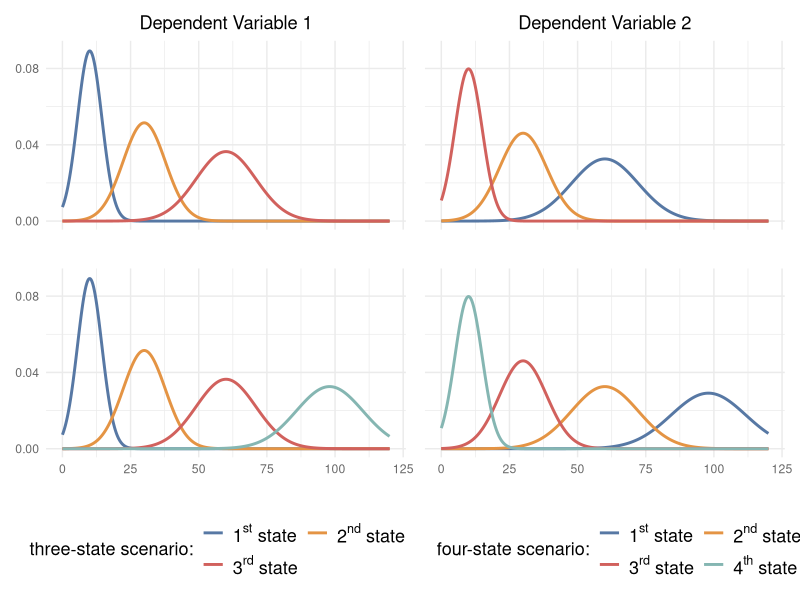

Write R code to recreate this figure.
library(patchwork)
library(ggplot2)
library(tidyverse)
colors=tibble(blue="#5778a4",
              orange="#e49444",
              red="#d1615d",
              teal="#85b6b2",
              green="#6a9f58",
              yellow="#e7ca60",
              purple="#a87c9f",
              pink="#f1a2a9",
              brown="#967662",
              grey="#b8b0ac")
my_grey_text="#696969"


#plot 1a
cols <- c("col1" = colors$blue, "col2" = colors$orange, "col3" = colors$red, "col4"=colors$teal)
datay<-dnorm(seq(0,120,0.05), mean= 30,sd = sqrt(60))
data<-data.frame(x=seq(0,120,0.05),y1=datay,y2=dnorm(seq(0,120,0.05), mean= 60,sd = sqrt(120)))
plot1a<-ggplot(data=data,aes(x=x,y=y1))+geom_line(size=1,aes(color="col1"))+geom_line(size=1,aes(y=y2,color="col2"))+
  theme_minimal()+xlim(c(0,120))+ggtitle("Dependent Variable 1")+
  labs(x = "",
       y = "",
       color = "two-state scenario:") +
  scale_color_manual(values = cols,
                     labels=c(expression(1^"st"~"state" ),expression(2^"nd"~"state" )))+
  scale_y_continuous(limits=c(0,0.055),breaks=c(0,0.02,0.04))+
  theme(axis.text.x = element_blank(),
        axis.ticks.x = element_blank(),
        axis.title.y = element_blank(),
        axis.text.y = element_text(colour=rep("#696969",3)),
        plot.title = element_text(hjust = 0.5),
        legend.position = c(.95, .95),
        legend.justification = c("right", "top"),
        legend.box.just = "right",
        legend.margin = margin(7, 6, 6, 6),legend.text = element_text(size = 10, colour = "black"))+
  guides(color=guide_legend(nrow=2, byrow=TRUE))

#plot 1b
datay<-dnorm(seq(0,120,0.05), mean= 60,sd = sqrt((120+0.25*120)))
data<-data.frame(x=seq(0,120,0.05),y1=datay,y2=dnorm(seq(0,120,0.05), mean= 30,sd = sqrt((60+0.25*60))))
plot1b<-ggplot(data=data,aes(x=x,y=y1))+geom_line(size=1,aes(color="col1"))+geom_line(size=1,aes(y=y2,color="col2"))+
  theme_minimal()+xlim(c(0,120))+ggtitle("Dependent Variable 2")+#+ggtitle("Dwell time distributions")
  labs(x = "",
       y = "",
       color = "two-state scenario:") +
  scale_color_manual(values = cols,
                     labels=c(expression(1^"st"~"state" ),expression(2^"nd"~"state" )))+
  scale_y_continuous(limits=c(0,0.055),breaks=c(0,0.02,0.04))+
  theme(axis.text.x = element_blank(),
        axis.ticks.x = element_blank(),
        plot.title = element_text(hjust = 0.5),
        axis.title.y = element_blank(),
        axis.text.y = element_blank(),
        legend.position = c(.95, .95),
        legend.justification = c("right", "top"),
        legend.box.just = "right",
        legend.margin = margin(7, 6, 6, 6),legend.text = element_text(size = 10, colour = "black"))+
  guides(color=guide_legend(nrow=2, byrow=TRUE))

#plot 2a
cols <- c("col1" = colors$blue, "col2" = colors$orange, "col3" = colors$red, "col4"=colors$teal)
datay<-dnorm(seq(0,120,0.05), mean= 10,sd = sqrt(20))
data<-data.frame(x=seq(0,120,0.05),y1=datay,y2=dnorm(seq(0,120,0.05), mean= 30,sd = sqrt(60)),y3=dnorm(seq(0,120,0.05), mean= 60,sd = sqrt(120)))
plot2a<-ggplot(data=data,aes(x=x,y=y1))+geom_line(size=1,aes(color="col1"))+geom_line(size=1,aes(y=y2,color="col2"))+geom_line(size=1,aes(y=y3,color="col3"))+
  scale_y_continuous(limits=c(0,0.09),breaks=c(0,0.04,0.08))+ggtitle("Dependent Variable 1")+
  theme_minimal()+xlim(c(0,120))+
  labs(x = "",
       y = "",
       color = "three-state scenario:") +
  scale_color_manual(values = cols,
                     labels=c(expression(1^"st"~"state" ),expression(2^"nd"~"state" ),expression(3^"rd"~"state" )))+
  theme(axis.text.x = element_blank(),
        axis.ticks.x = element_blank(),
        axis.title.y = element_blank(),
        plot.title = element_text(hjust = 0.5),
        axis.text.y = element_text(colour=rep("#696969",3)),
        legend.position = c(.95, .95),
        legend.justification = c("right", "top"),
        legend.box.just = "right",
        legend.margin = margin(7, 6, 6, 6),legend.text = element_text(size = 10, colour = "black"))+
  guides(color=guide_legend(nrow=2, byrow=TRUE))

#plot 2b
datay<-dnorm(seq(0,120,0.05), mean= 60,sd = sqrt((120+0.25*120)))
data<-data.frame(x=seq(0,120,0.05),y1=datay,y2=dnorm(seq(0,120,0.05), mean= 30,sd = sqrt((60+0.25*60))),y3=dnorm(seq(0,120,0.05), mean= 10,sd = sqrt((20+0.25*20))))
plot2b<-ggplot(data=data,aes(x=x,y=y1))+geom_line(size=1,aes(color="col1"))+geom_line(size=1,aes(y=y2,color="col2"))+geom_line(size=1,aes(y=y3,color="col3"))+
  scale_y_continuous(limits=c(0,0.09),breaks=c(0,0.04,0.08))+
  theme_minimal()+xlim(c(0,120))+ggtitle("Dependent Variable 2")+#+ggtitle("Dwell time distributions")
  labs(x = "",
       y = "",
       color = "three-state scenario:") +
  scale_color_manual(values = cols,
                     labels=c(expression(1^"st"~"state" ),expression(2^"nd"~"state" ),expression(3^"rd"~"state" )))+
  theme(axis.text.x = element_blank(),
        plot.title = element_text(hjust = 0.5),
        axis.ticks.x = element_blank(),
        axis.title.y = element_blank(),
        axis.text.y = element_blank(),
        legend.position = c(.95, .95),
        legend.justification = c("right", "top"),
        legend.box.just = "right",
        legend.margin = margin(7, 6, 6, 6),legend.text = element_text(size = 10, colour = "black"))+
  guides(color=guide_legend(nrow=2, byrow=TRUE))

#plot 3a
cols <- c("col1" = colors$blue, "col2" = colors$orange, "col3" = colors$red, "col4"=colors$teal)
datay<-dnorm(seq(0,120,0.05), mean= 10,sd = sqrt(20))
data<-data.frame(x=seq(0,120,0.05),y1=datay,y2=dnorm(seq(0,120,0.05), mean= 30,sd = sqrt(60)),y3=dnorm(seq(0,120,0.05), mean= 60,sd = sqrt(120)),y4=dnorm(seq(0,120,0.05), mean= 98,sd = sqrt(150)))
plot3a<-ggplot(data=data,aes(x=x,y=y1))+geom_line(size=1,aes(color="col1"))+geom_line(size=1,aes(y=y2,color="col2"))+geom_line(size=1,aes(y=y3,color="col3"))+geom_line(size=1,aes(y=y4,color="col4"))+
  scale_y_continuous(limits=c(0,0.09),breaks=c(0,0.04,0.08))+
  theme_minimal()+xlim(c(0,120))+#+ggtitle("Dwell time distributions")
  labs(x = "",
       y = "",
       color = "four-state scenario:") +
  scale_color_manual(values = cols,
                     labels=c(expression(1^"st"~"state" ),expression(2^"nd"~"state" ),expression(3^"rd"~"state" ),expression(4^"th"~"state" )))+
  theme(axis.text.x = element_text(colour="#696969"),
        axis.ticks.x = element_blank(),
        axis.title.y = element_blank(),
        axis.text.y = element_text(colour=rep("#696969",3)),
        legend.position = c(.95, .95),
        legend.justification = c("right", "top"),
        legend.box.just = "right",
        legend.margin = margin(7, 6, 6, 6),legend.text = element_text(size = 10, colour = "black"))+
  guides(color=guide_legend(nrow=2, byrow=TRUE))

#plot 3b
datay<-dnorm(seq(0,120,0.05), mean= 98,sd = sqrt((150+0.25*150)))
data<-data.frame(x=seq(0,120,0.05),y1=datay,y2=dnorm(seq(0,120,0.05), mean= 60,sd = sqrt((120+0.25*120))), y3=dnorm(seq(0,120,0.05), mean= 30,sd = sqrt((60+0.25*60))),y4=dnorm(seq(0,120,0.05), mean= 10,sd = sqrt((20+0.25*20))))
plot3b<-ggplot(data=data,aes(x=x,y=y1))+geom_line(size=1,aes(color="col1"))+geom_line(size=1,aes(y=y2,color="col2"))+geom_line(size=1,aes(y=y3,color="col3"))+geom_line(size=1,aes(y=y4,color="col4"))+
  scale_y_continuous(breaks=c(0,0.04,0.08),limits=c(0,0.09))+
  theme_minimal()+xlim(c(0,120))+#+ggtitle("Dwell time distributions")
  labs(x = "",
       y = "",
       color = "four-state scenario:") +
  scale_color_manual(values = cols,
                     labels=c(expression(1^"st"~"state" ),expression(2^"nd"~"state" ),expression(3^"rd"~"state" ),expression(4^"th"~"state" )))+
  theme(axis.text.x = element_text(colour="#696969"),
        axis.ticks.x = element_blank(),
        axis.title.y = element_blank(),
        axis.text.y = element_blank(),
        legend.position = c(.95, .95),
        legend.justification = c("right", "top"),
        legend.box.just = "right",
        legend.margin = margin(7, 6, 6, 6),legend.text = element_text(size = 10, colour = "black"))+
  guides(color=guide_legend(nrow=2, byrow=TRUE))

pdf("emiss_dist_plot.pdf",width = 12,height = 8)
(plot2a+plot2b)/(plot3a+plot3b)+ plot_layout(guides = "collect") & theme(legend.title =element_text(size = 13, colour = "black") , legend.text = element_text(size = 13, colour = "black"),legend.position = 'bottom')
dev.off()
getwd()


















